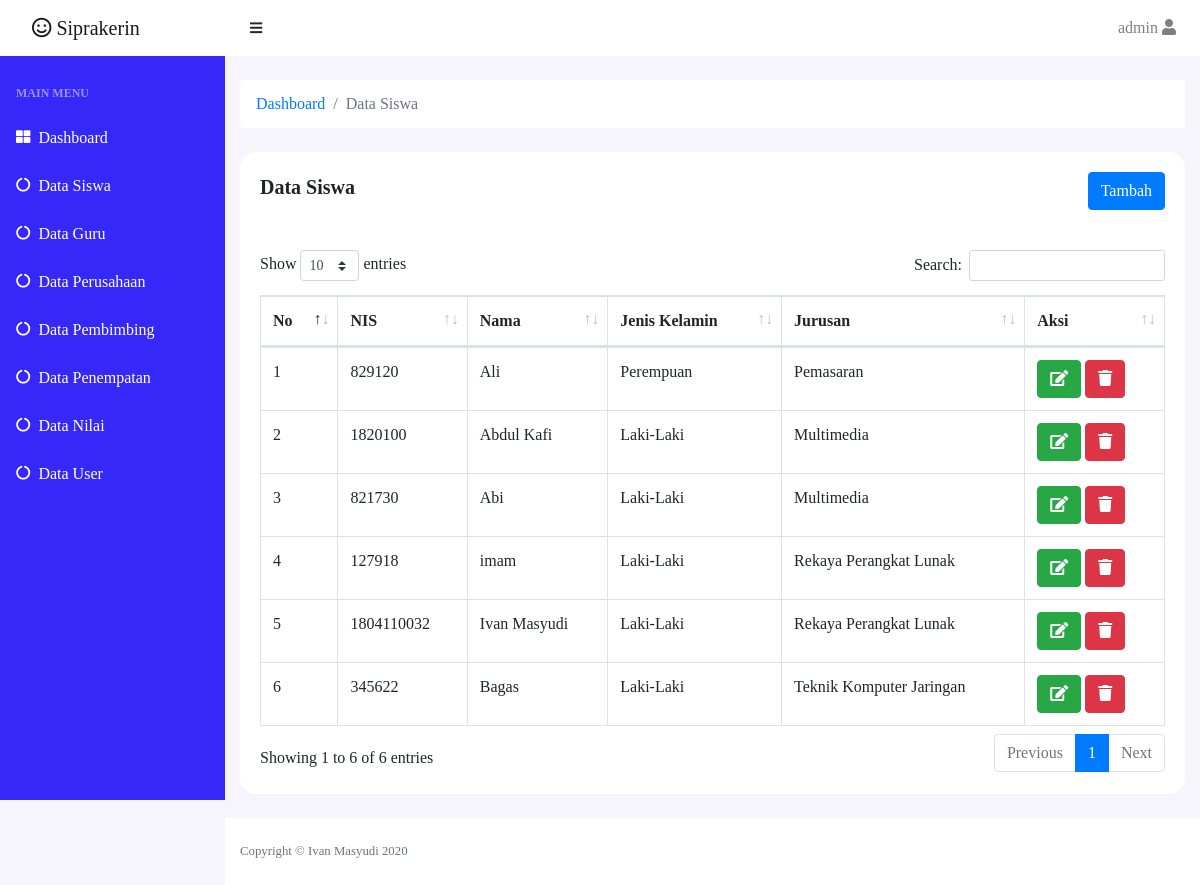
Screenshot of /page/admin/index.php?page=siswa (signed in) with the database file from the repository.
### tables this page shows
CREATE TABLE `tblsiswa` (
  `id_siswa` int(11) NOT NULL,
  `NIS` int(11) NOT NULL,
  `nama` varchar(50) NOT NULL,
  `alamat` varchar(50) NOT NULL,
  `tmpt_lahir` varchar(50) NOT NULL,
  `tgl_lahir` date NOT NULL,
  `id_jk` char(11) NOT NULL,
  `id_agama` int(11) NOT NULL,
  `id_jurusan` char(10) NOT NULL,
  `id_kelas` int(11) NOT NULL
);

CREATE TABLE `tbljk` (
  `id_jk` char(11) NOT NULL,
  `ketjk` varchar(10) NOT NULL
);

CREATE TABLE `tbljurusan` (
  `id_jurusan` char(10) NOT NULL,
  `ketjurusan` varchar(50) NOT NULL
);

### page/admin/index.php (shortened to what this page needs)
<?php
include "../../koneksi.php";
?>
<!DOCTYPE html>
<html lang="en">
<?php include "head.php"; ?>
<body class="sb-nav-fixed">
    <?php include "navbar.php"; ?>
    <div id="layoutSidenav">
        <div id="layoutSidenav_nav">
            <?php include "sidenav.php"; ?>
        </div>
        <div id="layoutSidenav_content">
            <main>
                <div class="container-fluid">
                    <?php
                    if (isset($_GET['page'])) {
                        $page = $_GET['page'];
                        switch ($page) {
                            case 'siswa':
                                include "siswa.php";
                                break;
                        }
                    } else {
                        include "welcome.php";
                    }
                    ?>
                </div>
            </main>
            <footer class="py-4 bg-white mt-auto">
                <div class="container-fluid">
                    <div class="d-flex align-items-center justify-content-between small">
                        <div class="text-muted">Copyright &copy; Ivan Masyudi 2020</div>
                    </div>
                </div>
            </footer>
        </div>
    </div>
</body>
</html>

### page/admin/head.php (shortened to what this page needs)
<head>
    <link rel="stylesheet" href="../../assets/font-awesome/css/all.min.css">
    <link rel="stylesheet" href="../../assets/css/style.css">
    <link rel="stylesheet" href="../../assets/css/bootstrap.min.css">
    <link rel="stylesheet" href="../../assets/css/dataTables.bootstrap4.min.css">
</head>

### page/admin/navbar.php (shortened to what this page needs)
<nav class="sb-topnav navbar navbar-expand navbar-light bg-white">
    <a class="navbar-brand" href=""><i class="far fa-smile"></i> Siprakerin</a>
    <button class="btn btn-link btn-sm order-1 order-lg-0" id="sidebarToggle" href="#"><i class="fas fa-bars"></i></button>
    <div class="collapse navbar-collapse justify-content-end" id="navbarNav">
        <ul class="navbar-nav ml-auto ml-md-0">
            <li class="nav-item dropdown">
                <a class="nav-link dropdown-toggle" id="userDropdown" href="#" role="button" data-toggle="dropdown" aria-haspopup="true" aria-expanded="false">
                    <span class="text-sm"><?= $_SESSION['username']; ?></span>
                    <i class="fas fa-user"></i>
                </a>
            </li>
        </ul>
    </div>
</nav>

### page/admin/sidenav.php
<nav class="sb-sidenav accordion sb-sidenav-dark" id="sidenavAccordion">
    <div class="sb-sidenav-menu">
        <div class="nav">
            <div class="sb-sidenav-menu-heading">Main Menu</div>
            <a class="nav-link" href="index.php">
                <div class="sb-nav-link-icon"><i class="fas fa-th-large"></i></div>
                Dashboard
            </a>
            <a class="nav-link" href="index.php?page=siswa">
                <div class="sb-nav-link-icon"><i class="fas fa-circle-notch"></i></div>
                Data Siswa
            </a>
            <a class="nav-link" href="index.php?page=guru">
                <div class="sb-nav-link-icon"><i class="fas fa-circle-notch"></i></div>
                Data Guru
            </a>
            <a class="nav-link" href="index.php?page=perusahaan">
                <div class="sb-nav-link-icon"><i class="fas fa-circle-notch"></i></div>
                Data Perusahaan
            </a>
            <a class="nav-link" href="index.php?page=pembimbing">
                <div class="sb-nav-link-icon"><i class="fas fa-circle-notch"></i></div>
                Data Pembimbing
            </a>
            <a class="nav-link" href="index.php?page=penempatan">
                <div class="sb-nav-link-icon"><i class="fas fa-circle-notch"></i></div>
                Data Penempatan
            </a>
            <a class="nav-link" href="index.php?page=nilai">
                <div class="sb-nav-link-icon"><i class="fas fa-circle-notch"></i></div>
                Data Nilai
            </a>
            <a class="nav-link" href="index.php?page=user">
                <div class="sb-nav-link-icon"><i class="fas fa-circle-notch"></i></div>
                Data User
            </a>
        </div>
    </div>
</nav>

### page/admin/siswa.php (shortened to what this page needs)
<ol class="breadcrumb mb-4 mt-4 bg-white">
    <li class="breadcrumb-item"><a href="index.html">Dashboard</a></li>
    <li class="breadcrumb-item active">Data Siswa</li>
</ol>
<div class="wood mb-4">
    <div class="wood-header">
        Data Siswa
        <a href="index.php?page=add_siswa" class="btn btn-primary float-md-right">Tambah</a>
    </div>
    <div class="wood-body">
        <div class="table-responsive">
            <table class="table table-bordered" id="dataTable" width="100%" cellspacing="0">
                <thead>
                    <tr>
                        <th>No</th>
                        <th>NIS</th>
                        <th>Nama</th>
                        <th>Jenis Kelamin</th>
                        <th>Jurusan</th>
                        <th>Aksi</th>
                    </tr>
                </thead>
                <tbody>
                    <?php
                    $sql = "SELECT * FROM tblsiswa,tbljurusan,tblagama,tbljk,tblkelas WHERE tbljk.id_jk = tblsiswa.id_jk AND tblsiswa.id_agama = tblagama.id_agama AND tblsiswa.id_jurusan = tbljurusan.id_jurusan AND tblsiswa.id_kelas = tblkelas.id_kelas";
                    $result = $conn->query($sql);
                    $no = 1;
                    if ($result->num_rows > 0) {
                        while ($data = $result->fetch_assoc()) {
                    ?>
                            <tr>
                                <td><?php echo $no++; ?></td>
                                <td><?php echo $data['NIS']; ?></td>
                                <td><?php echo $data['nama']; ?></td>
                                <td><?php echo $data['ketjk']; ?></td>
                                <td><?php echo $data['ketjurusan']; ?></td>
                                <td>
                                    <a data-toggle="modal" data-target="#exampleModal<?php echo $data['id_siswa']; ?>" class="btn btn-success"><i class="fas fa-edit"></i></a>
                                    <a data-toggle="modal" data-target="#deleteModal<?php echo $data['id_siswa']; ?>" class="btn btn-danger"><i class="fas fa-trash"></i></a>
                                </td>
                            </tr>
                    <?php
                        }
                    } else {
                    }
                    ?>
                </tbody>
            </table>
        </div>
    </div>
</div>

### assets/css/style.css (style rules this page uses)
body { font-family: "Poppins" !important; font-size: 1rem !important; }
#layoutSidenav { display: flex; }
#layoutSidenav #layoutSidenav_nav { flex-basis: 225px; flex-shrink: 0; transition: transform 0.15s ease-in-out; z-index: 1038; transform: translateX(-225px); }
#layoutSidenav #layoutSidenav_content { position: relative; display: flex; flex-direction: column; justify-content: space-between; min-width: 0; flex-grow: 1; min-height: calc(100vh - 56px); margin-left: -225px; background-color: #F5F5FB; }
@media (min-width: 992px) { #layoutSidenav #layoutSidenav_nav { transform: translateX(0); } }
@media (min-width: 992px) { #layoutSidenav #layoutSidenav_content { margin-left: 0; transition: margin 0.15s ease-in-out; } }
.sb-nav-fixed #layoutSidenav #layoutSidenav_nav, .sb-nav-fixed .sb-topnav { position: fixed; top: 0; right: 0; left: 0; z-index: 1039; }
.sb-nav-fixed #layoutSidenav #layoutSidenav_nav { width: 225px; height: 100vh; z-index: 1038; }
.sb-nav-fixed #layoutSidenav #layoutSidenav_nav .sb-sidenav { padding-top: 56px; }
.sb-nav-fixed #layoutSidenav #layoutSidenav_nav .sb-sidenav .sb-sidenav-menu { overflow-y: auto; }
.sb-nav-fixed #layoutSidenav #layoutSidenav_content { padding-left: 225px; top: 56px; }
.nav .nav-link .sb-nav-link-icon, .sb-sidenav-menu .nav-link .sb-nav-link-icon { margin-right: 0.5rem; }
.sb-topnav { padding-left: 0; height: 56px; z-index: 1039; }
.sb-topnav .navbar-brand { width: 225px; padding-left: 1rem; padding-right: 1rem; margin: 0; }
.sb-topnav.navbar-light #sidebarToggle { color: #212529; }
.sb-sidenav { display: flex; flex-direction: column; height: 100%; flex-wrap: nowrap; }
.sb-sidenav .sb-sidenav-menu { flex-grow: 1; }
.sb-sidenav .sb-sidenav-menu .nav { flex-direction: column; flex-wrap: nowrap; font-size: 1rem; }
.sb-sidenav .sb-sidenav-menu .nav .sb-sidenav-menu-heading { padding: 1.75rem 1rem 0.75rem; font-size: 0.75rem; font-weight: bold; text-transform: uppercase; }
.sb-sidenav .sb-sidenav-menu .nav .nav-link { display: flex; align-items: center; padding-top: 0.75rem; padding-bottom: 0.75rem; position: relative; }
.sb-sidenav .sb-sidenav-menu .nav .nav-link .sb-nav-link-icon { font-size: 0.9rem; }
.sb-sidenav-dark { background-color: #3628f8; color: rgb(255, 255, 255); }
.sb-sidenav-dark .sb-sidenav-menu .sb-sidenav-menu-heading { color: rgba(255, 255, 255, 0.50); }
.sb-sidenav-dark .sb-sidenav-menu .nav-link { color: rgb(255, 255, 255); }
.sb-sidenav-dark .sb-sidenav-menu .nav-link .sb-nav-link-icon { color: rgb(255, 255, 255); }
.sb-sidenav-dark .sb-sidenav-menu .nav-link.active { color: #fff; }
.sb-sidenav-dark .sb-sidenav-menu .nav-link.active .sb-nav-link-icon { color: #fff; }
.wood { position: relative; display: -ms-flexbox; display: flex; -ms-flex-direction: column; flex-direction: column; min-width: 0; word-wrap: break-word; background-color: #fff; background-clip: border-box; border-radius: 1rem; }
.wood-body { -ms-flex: 1 1 auto; flex: 1 1 auto; min-height: 1px; padding: 1.25rem; }
.wood-header { padding: 1.25rem 1.25rem; margin-bottom: 0; font-weight: bold; font-size: 1.25rem; }

### page/admin/head.php (style rules this page uses)
.dropdown-toggle::after { content: none; }

### rows the page displays
tblsiswa: NIS "829120", nama "Ali", id_jk.ketjk "Perempuan", id_jurusan.ketjurusan "Pemasaran"
tblsiswa: NIS "1820100", nama "Abdul Kafi", id_jk.ketjk "Laki-Laki", id_jurusan.ketjurusan "Multimedia"
tblsiswa: NIS "821730", nama "Abi", id_jk.ketjk "Laki-Laki", id_jurusan.ketjurusan "Multimedia"
tblsiswa: NIS "127918", nama "imam", id_jk.ketjk "Laki-Laki", id_jurusan.ketjurusan "Rekaya Perangkat Lunak"
tblsiswa: NIS "1804110032", nama "Ivan Masyudi", id_jk.ketjk "Laki-Laki", id_jurusan.ketjurusan "Rekaya Perangkat Lunak"
tblsiswa: NIS "345622", nama "Bagas", id_jk.ketjk "Laki-Laki", id_jurusan.ketjurusan "Teknik Komputer Jaringan"

### other values shown
$_SESSION['username'] "admin"
